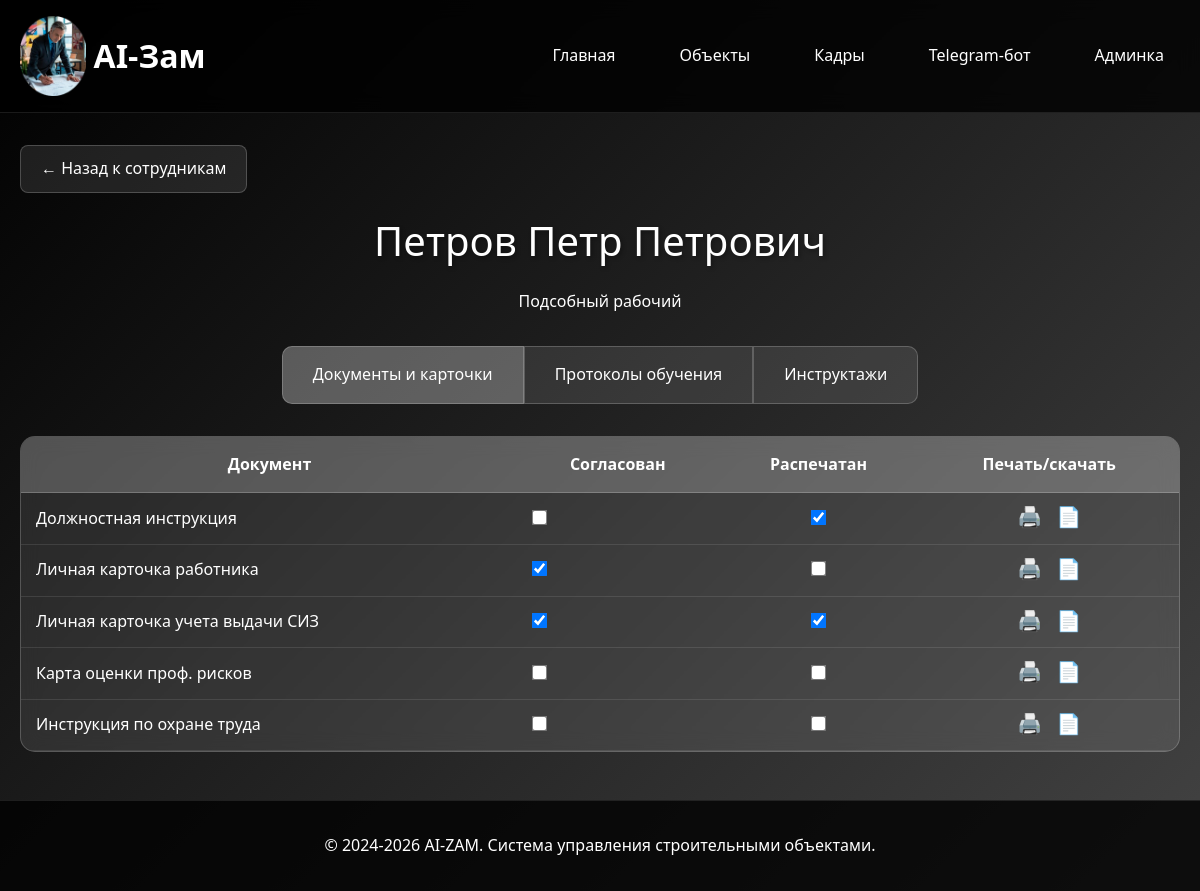
The page /sotrudniki/28/ on the database as committed earlier.
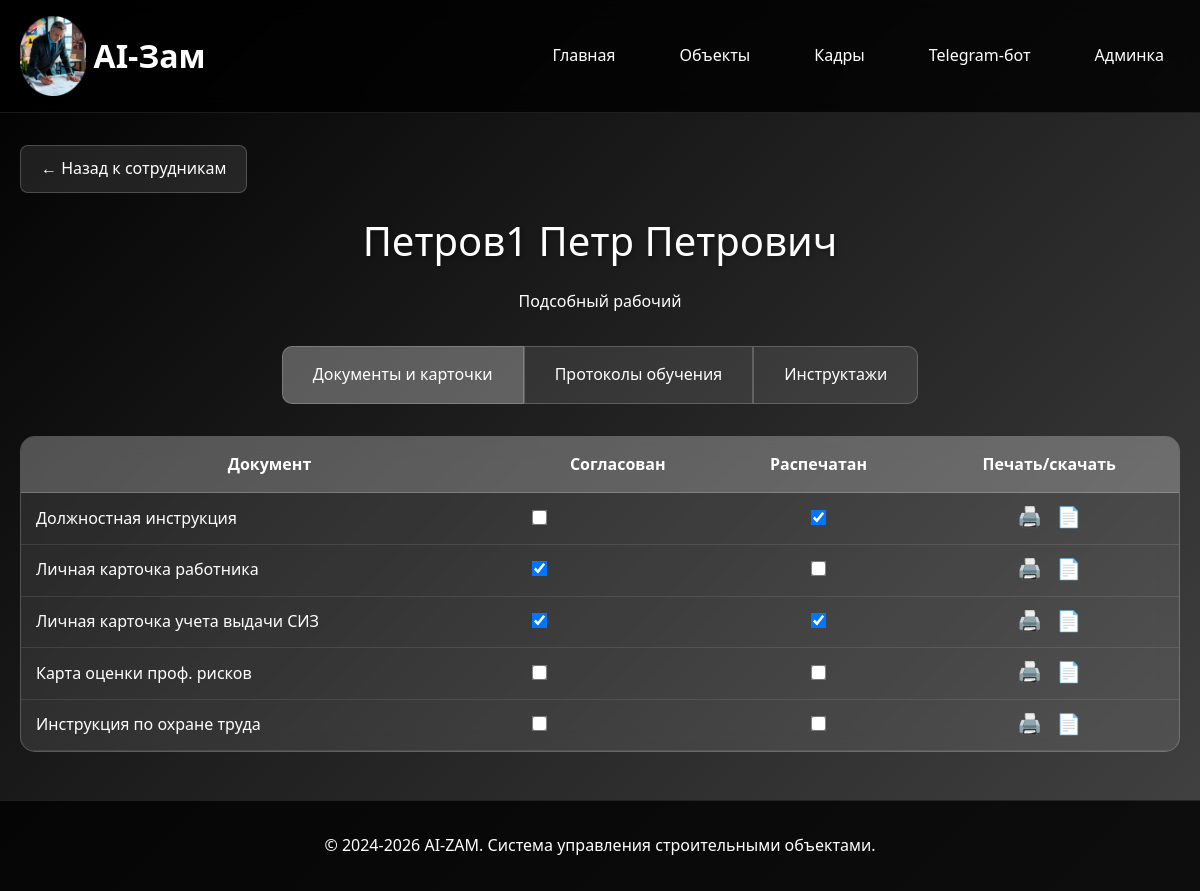
The same page on the database as committed later.
### sotrudniki/models.py (models this page shows, shortened)
class Sotrudnik(models.Model):
    POL_CHOICES = [
        ('мужской', 'Мужской'),
        ('женский', 'Женский'),
    ]
    organizaciya = models.ForeignKey(
        Organizaciya,
        on_delete=models.CASCADE,
        verbose_name="Организация",
        related_name="sotrudniki",
        null=True,
        blank=True
    )
    fio = models.CharField(max_length=300, verbose_name="ФИО")
    data_rozhdeniya = models.DateField(verbose_name="Дата рождения")
    pol = models.CharField(
        max_length=10,
        choices=POL_CHOICES,
        verbose_name="Пол",
        null=True,
        blank=True
    )
    razmer_odezhdy = models.CharField(
        max_length=10,
        default="50-52",
        verbose_name="Размер одежды"
    )
    razmer_obuvi = models.CharField(
        max_length=5,
        default="43",
        verbose_name="Размер обуви"
    )
    razmer_golovnogo_ubora = models.CharField(
        max_length=5,
        default="55",
        verbose_name="Размер головного убора"
    )
    specialnost = models.ForeignKey(
        Specialnost,
        on_delete=models.SET_NULL,
        null=True,
        blank=True,
        verbose_name="Специальность"
    )
    podrazdelenie = models.ForeignKey(
        Podrazdelenie,
        on_delete=models.SET_NULL,
        null=True,
        blank=True,
        verbose_name="Подразделение"
    )
    data_priema = models.DateField(verbose_name="Дата приема")
    data_nachala_raboty = models.DateField(verbose_name="Дата начала работы")
    class Meta:
        verbose_name = "Сотрудник"
        verbose_name_plural = "Сотрудники"

class Specialnost(models.Model):
    nazvanie = models.CharField(max_length=200, verbose_name="Название специальности")
    class Meta:
        verbose_name = "Специальность"
        verbose_name_plural = "Специальности"
    def __str__(self):
        return self.nazvanie

### sotrudniki/views.py (the view)
# urls.py: path('<int:pk>/', views.sotrudnik_detail, name='detail'),
def sotrudnik_detail(request, pk):
    sotrudnik = get_object_or_404(Sotrudnik, pk=pk)
    protokoly = ProtokolyObucheniya.objects.filter(sotrudnik=sotrudnik).select_related('shablon_protokola')
    tab = request.GET.get('tab', 'documents')
    context = {
        'sotrudnik': sotrudnik,
        'protokoly': protokoly,
        'active_tab': tab,
    }
    return render(request, 'sotrudniki/detail.html', context)

### sotrudniki/templates/sotrudniki/detail.html (shortened to what the changed rows need)
{% extends 'base/base.html' %}
{% block content %}
<div class="employee-header">
    <div class="employee-name">{{ sotrudnik.fio }}</div>
    <div>{{ sotrudnik.specialnost|default:"-" }}</div>
</div>
{% if active_tab == 'protocols' %}
<div class="documents-table">
    <table>
        <thead>
            <tr>
                <th>№ программы</th>
                <th>Курс</th>
                <th>Дата<br>приказа</th>
                <th>Дата<br>протокола/приказа-допуска</th>
                <th>Дата<br>допуска к работе</th>
                <th>Дата<br>очередной проверки</th>
                <th>Рег. №</th>
                <th>Распечатан</th>
                <th>Печать/скачать</th>
            </tr>
        </thead>
        <tbody>
            {% for protokol in protokoly %}
            <tr>
                <td>{{ protokol.shablon_protokola.nomer_programmy }}</td>
                <td>{{ protokol.shablon_protokola.kurs }}</td>
                <td>{{ protokol.data_prikaza|date:"d.m.Y" }}</td>
                <td>{{ protokol.data_protokola_dopuska|date:"d.m.Y" }}</td>
                <td>{{ protokol.data_dopuska_k_rabote|date:"d.m.Y"|default:"-" }}</td>
                <td>{{ protokol.data_ocherednoy_proverki|date:"d.m.Y"|default:"-" }}</td>
                <td>{{ protokol.registracionnyy_nomer|default:"-" }}</td>
                <td><input type="checkbox" class="checkbox" {% if protokol.raspechatn %}checked{% endif %}></td>
                <td>
                    <button onclick="printDocument('{{ protokol.id }}')" style="background: none; border: none; font-size: 20px; cursor: pointer; margin-right: 10px;" title="Просмотр перед печатью">🖨️</button>
                    <button onclick="downloadDocument('{{ protokol.id }}')" style="background: none; border: none; font-size: 20px; cursor: pointer;" title="Скачать документ">📄</button>
                </td>
            </tr>
            {% empty %}
            <tr>
                <td colspan="9" style="text-align: center; color: rgba(255, 255, 255, 0.7);">Нет протоколов</td>
            </tr>
            {% endfor %}
        </tbody>
    </table>
</div>
{% else %}
<div class="documents-table">
    <table>
        <thead>
            <tr>
                <th>Документ</th>
                <th>Согласован</th>
                <th>Распечатан</th>
                <th>Печать/скачать </th>
            </tr>
        </thead>
    </table>
</div>
{% endif %}
{% endblock %}

Rows that differ between the two databases and show on the page:
changed Sotrudnik "Подсобный рабочий": fio "Петров Петр Петрович" → "Петров1 Петр Петрович"
